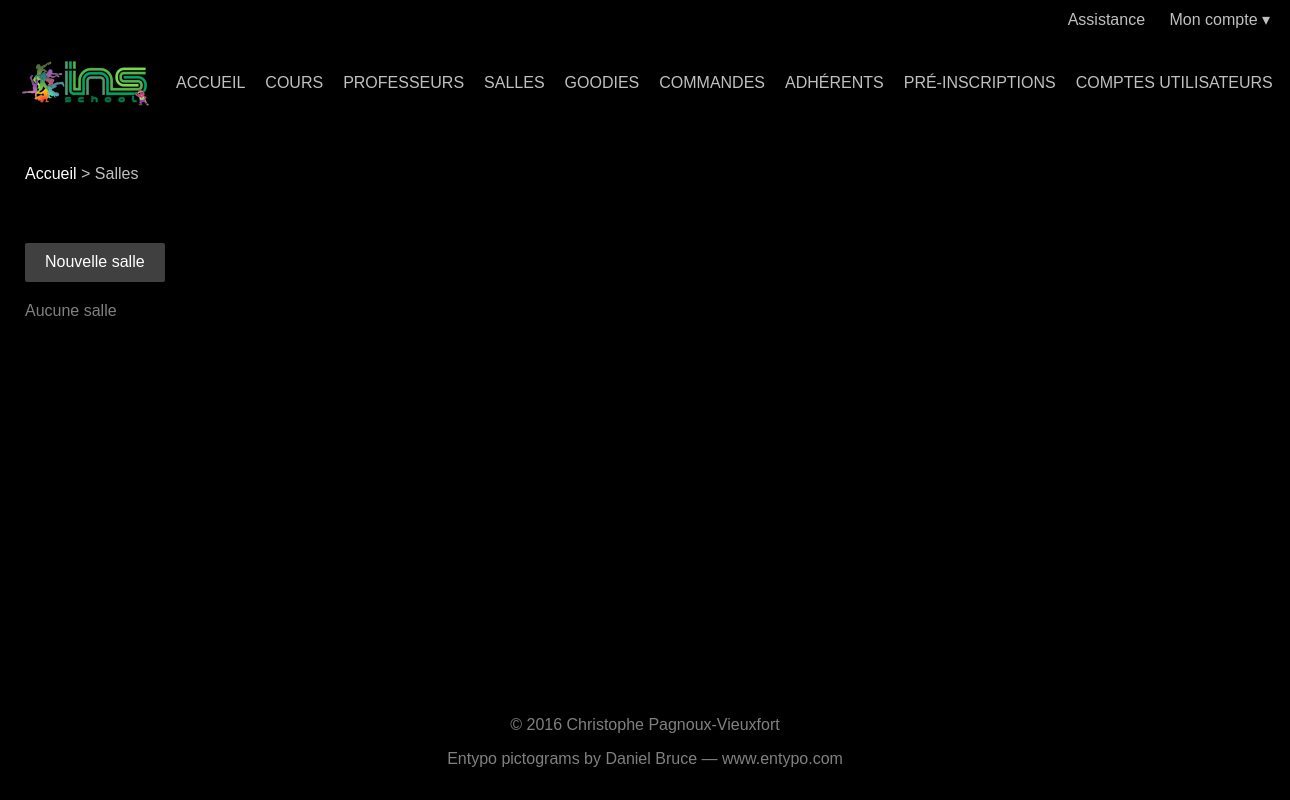
The app's page /overview.php?table=room (signed in), older data.
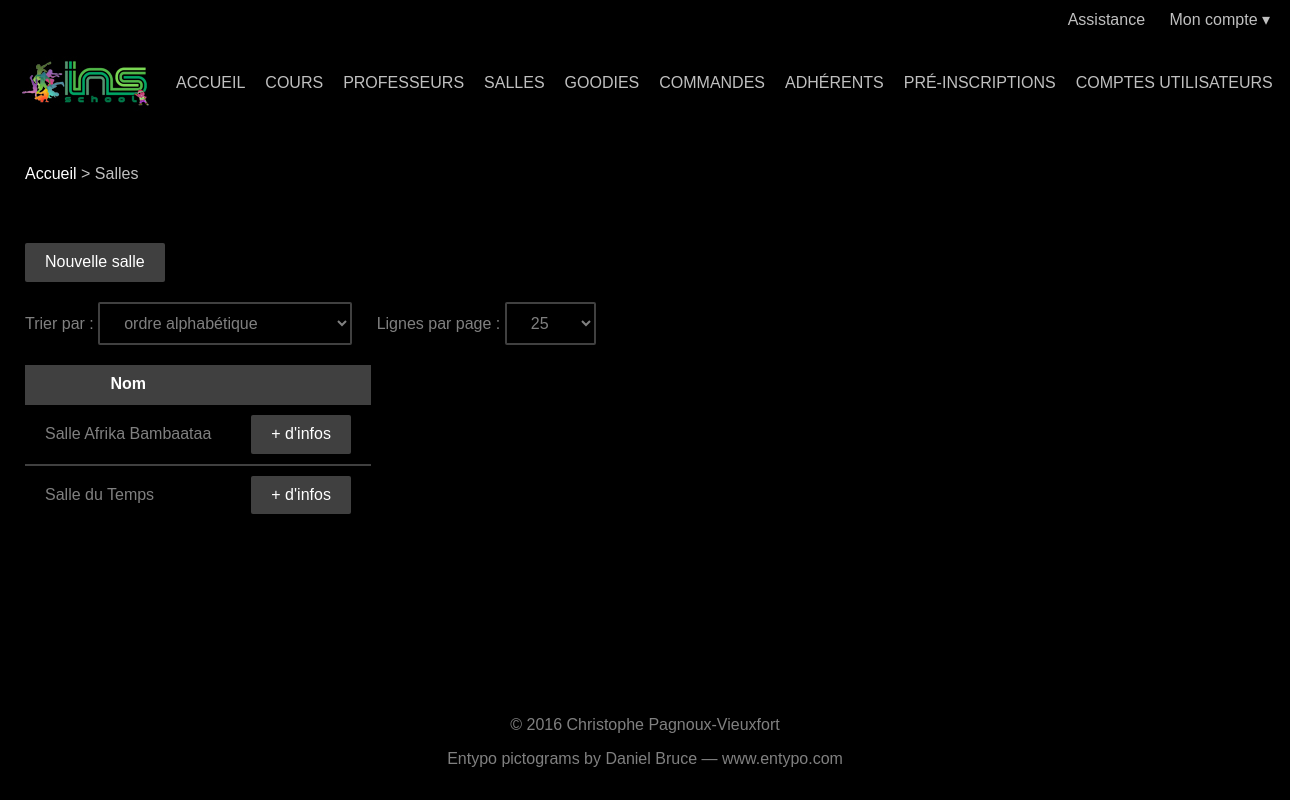
The same page, newer data.
### tables this page shows
CREATE TABLE `room` (
  `room_id` tinyint(3) UNSIGNED NOT NULL,
  `name` varchar(50) NOT NULL,
  `address` varchar(255) DEFAULT NULL,
  `postal_code` char(5) DEFAULT NULL,
  `city` varchar(50) DEFAULT NULL
);

### views/table_room.html.php (the view, shortened to what this page needs)
<ol class="breadcrumb">
  <li><?php link_home() ?></li>
  <li>Salles</li>
</ol>
<div class="container">
  <ul class="action-links">
    <li><?php link_add_entity($table) ?></li>
  </ul>
  <?php if (mysqli_num_rows($result) != 0): ?>
    <?php table_display_options('room') ?>
    <table>
      <tr>
        <th>Nom</th>
        <th></th>
      </tr>
      <?php while ($row = mysqli_fetch_assoc($result)): ?>
        <?php $row = html_encode_strings($row) ?>
        <tr>
          <td><?php echo $row['name'] ?></td>
          <td><?php link_entity('room', $row['room_id']) ?></td>
        </tr>
      <?php endwhile ?>
    </table>
  <?php else: ?>
    <p>Aucune salle</p>
  <?php endif ?>
</div>

### src/util.php (shortened to what this page needs)
<?php
require_once 'src/table.php';
function link_home()
{
	echo '<a href="index.php">Accueil</a>';
}
function link_table($table)
{
	$label = '';
	switch ($table) {
	case 'goody':
		$label = 'Goodies';
		break;
	case 'lesson':
		$label = 'Cours';
		break;
	case 'member':
		$label = 'Adhérents';
		break;
	case 'order':
		$label = 'Commandes';
		break;
	case 'pre_registration':
		$label = 'Pré-inscriptions';
		break;
	case 'room':
		$label = 'Salles';
		break;
	case 'teacher':
		$label = 'Professeurs';
		break;
	case 'user':
		$label = 'Comptes utilisateurs';
		break;
	}
	echo '<a href="overview.php?table=' . $table . '">' . $label . '</a>';
}
function link_entity($table, $id, $label = null)
{
	if (isset($label))
		echo '<a href="entity.php?table=' . $table . '&amp;id=' . $id .
		     '">' . $label . '</a>';
	else
		echo '<a class="button" href="entity.php?table=' . $table .
		     '&amp;id=' . $id . '">+ d\'infos</a>';
}
function link_add_entity($table, $id = null)
{
	$label = '';
	switch ($table) {
	case 'room':
		$label = 'Nouvelle salle';
		break;
	}
	if (isset($id))
		echo '<a class="button" href="entity.php?action=add&amp;' .
		     'table=' . $table . '&amp;id=' . $id . '">' . $label .
		     '</a>';
	else
		echo '<a class="button" href="entity.php?action=add&amp;' .
		     'table=' . $table . '">' . $label . '</a>';
}
function link_send_ticket()
{
	echo '<a href="send_ticket.php">Assistance</a>';
}
function html_encode_strings($array)
{
	return $array;
}

### views/table_sorting_room.html.php (shortened to what this page needs)
<div class="display-option">
  <label for="room_sorting">Trier par :</label>
  <select id="room_sorting" name="room_sorting" onchange="this.form.submit()">
    <option value="name"<?php echo $name ?>>ordre alphabétique</option>
  </select>
</div>

### views/table_display_limit.html.php (shortened to what this page needs)
<div class="display-option">
  <label for="limit">Lignes par page :</label>
  <select id="limit" name="limit" onchange="this.form.submit()">
    <option value="25"<?php echo $_25 ?>>25</option>
  </select>
</div>

Row changes from the older to the newer data that the page shows:
added room: name "Salle Afrika Bambaataa"
added room: name "Salle du Temps"
Text that changed along with them:
form field room_sorting: (not shown) → "ordre alphabétique"
form field limit: (not shown) → "25"
text no longer shown: "Aucune salle"
text now shown: "Trier par : Lignes par page : Nom"
